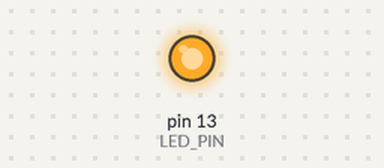
Bench run of a sketch on a simulated Arduino Uno, built with avr-gcc and run on an emulated ATmega328P. Parts: output pins drawn as LEDs (lit = HIGH). Sleep ends after the set time or at an interrupt; what the sketch prints to the serial monitor is not drawn.

Above: at 2.1 s.
At 6.2 s:
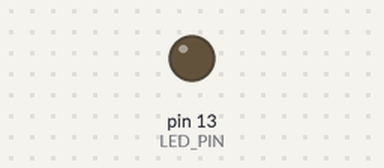
Timing chart, 0 to 10.9 s (numbered marks = the images above):
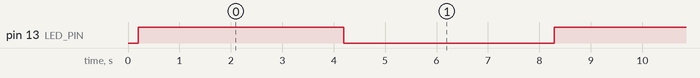

Measured:
- by itself, pin 13 (LED_PIN): alternates HIGH for 4.1 s and LOW for 4.1 s

The sketch:

Bonus2.ino
```cpp
#include <avr/sleep.h>
#include <avr/power.h>
#include <avr/wdt.h>

int LED_PIN = 13;  //TODO

//variable setting
volatile int state = 1;

ISR(WDT_vect) {
  // your design
  if (state == 0) {
    state = 1;
  } else {
    Serial.println("WDT Overrun!!!");
  }
}

void into_sleep_mode() {
  set_sleep_mode(SLEEP_MODE_PWR_SAVE);  //設定睡眠模式

  sleep_enable();  //啟用睡眠模式

  sleep_mode();  //進入前面設定的睡眠模式，等待定時器或外部中斷觸發

  //收到watchdog定時器的中斷被觸發而喚醒，並繼續執行之前睡眠前的程序。
  sleep_disable();  //關閉睡眠模式

  power_all_enable();  //重新啟用周邊設備，讓MCU可以繼續執行程序。
}

void setup() {
  Serial.begin(9600);
  Serial.println("Initializing...");
  delay(100);  //Allow for serial print to complete.

  pinMode(13, OUTPUT);

  MCUSR &= ~(1 << WDRF);  //清除reset flag,以確保WDT在進入睡眠模式前不會重置

  WDTCSR |= (1 << WDCE) | (1 << WDE);  //設定WDCE和WDE，以便可以更改WDTCSR 的設置。

  WDTCSR = (1 << WDP3);  //TODO  //prescale設定，請根據題目的秒數做，每4秒觸發一次

  WDTCSR |= _BV(WDIE);  //啟用WDT的中斷。我們不設定重置微控制器，只使用中斷服務程序


  Serial.println("Initialisation complete.");
  Serial.println("111");
  delay(100);  //Allow for serial print to complete.
}


void loop() {
  // your design
  if (state == 1) {
    digitalWrite(13, !digitalRead(13));
    state = 0;
    into_sleep_mode();
  }
}
```
